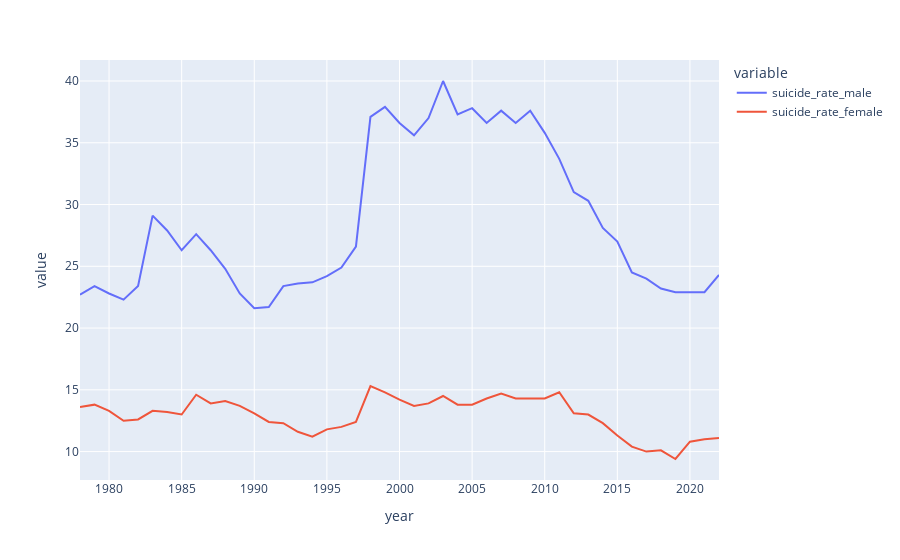

The notebook cell saved with this chart:
### Code cell
import plotly.express as px 
fig = px.line(df, x='year', y=['suicide_rate_male', 'suicide_rate_female'])
fig.show()

#According to this chart, suicide rates for males is higher than the suicide rate for females. 
#Middle-aged men are frequently portrayed as the highest-risk group for suicides in Japan.
# Gender-based roles are still relevant in modern-day Japan, with women predominantly taking care of family 
#and housekeeping, and men financially providing for their families. Despite changes in the perception of gender 
#roles in recent years, it appears that economic pressure is more prevalent among men in Japan. Failure to meet 
#social expectations may result in a higher likelihood of experiencing mental health issues, which may ultimately 
#lead to suicidal ideation.

### Figure 1 — Plotly figure (JSON) as saved in the notebook; plotly's stock layout.template omitted (floating-point values rounded to 4 significant figures)
{"data": [{"hovertemplate": "variable=suicide_rate_male<br>year=%{x}<br>value=%{y}<extra></extra>", "legendgroup": "suicide_rate_male", "line": {"color": "#636efa", "dash": "solid"}, "marker": {"symbol": "circle"}, "mode": "lines", "name": "suicide_rate_male", "orientation": "v", "showlegend": true, "type": "scatter", "x": [1978, 1979, 1980, 1981, 1982, 1983, 1984, 1985, 1986, 1987, 1988, 1989, 1990, 1991, 1992, 1993, 1994, 1995, 1996, 1997, 1998, 1999, 2000, 2001, 2002, 2003, 2004, 2005, 2006, 2007, 2008, 2009, 2010, 2011, 2012, 2013, 2014, 2015, 2016, 2017, 2018, 2019, 2020, 2021, 2022], "xaxis": "x", "y": [22.7, 23.4, 22.8, 22.3, 23.4, 29.1, 27.9, 26.3, 27.6, 26.3, 24.8, 22.8, 21.6, 21.7, 23.4, 23.6, 23.7, 24.2, 24.9, 26.6, 37.1, 37.9, 36.6, 35.6, 37, 40, 37.3, 37.8, 36.6, 37.6, 36.6, 37.6, 35.8, 33.7, 31, 30.3, 28.1, 27, 24.5, 24, 23.2, 22.9, 22.9, 22.9, 24.3], "yaxis": "y"}, {"hovertemplate": "variable=suicide_rate_female<br>year=%{x}<br>value=%{y}<extra></extra>", "legendgroup": "suicide_rate_female", "line": {"color": "#EF553B", "dash": "solid"}, "marker": {"symbol": "circle"}, "mode": "lines", "name": "suicide_rate_female", "orientation": "v", "showlegend": true, "type": "scatter", "x": [1978, 1979, 1980, 1981, 1982, 1983, 1984, 1985, 1986, 1987, 1988, 1989, 1990, 1991, 1992, 1993, 1994, 1995, 1996, 1997, 1998, 1999, 2000, 2001, 2002, 2003, 2004, 2005, 2006, 2007, 2008, 2009, 2010, 2011, 2012, 2013, 2014, 2015, 2016, 2017, 2018, 2019, 2020, 2021, 2022], "xaxis": "x", "y": [13.6, 13.8, 13.3, 12.5, 12.6, 13.3, 13.2, 13, 14.6, 13.9, 14.1, 13.7, 13.1, 12.4, 12.3, 11.6, 11.2, 11.8, 12, 12.4, 15.3, 14.8, 14.2, 13.7, 13.9, 14.5, 13.8, 13.8, 14.3, 14.7, 14.3, 14.3, 14.3, 14.8, 13.1, 13, 12.3, 11.3, 10.4, 10, 10.1, 9.4, 10.8, 11, 11.1], "yaxis": "y"}], "layout": {"legend": {"title": {"text": "variable"}, "tracegroupgap": 0}, "margin": {"t": 60}, "xaxis": {"anchor": "y", "domain": [0, 1], "title": {"text": "year"}}, "yaxis": {"anchor": "x", "domain": [0, 1], "title": {"text": "value"}}}}
